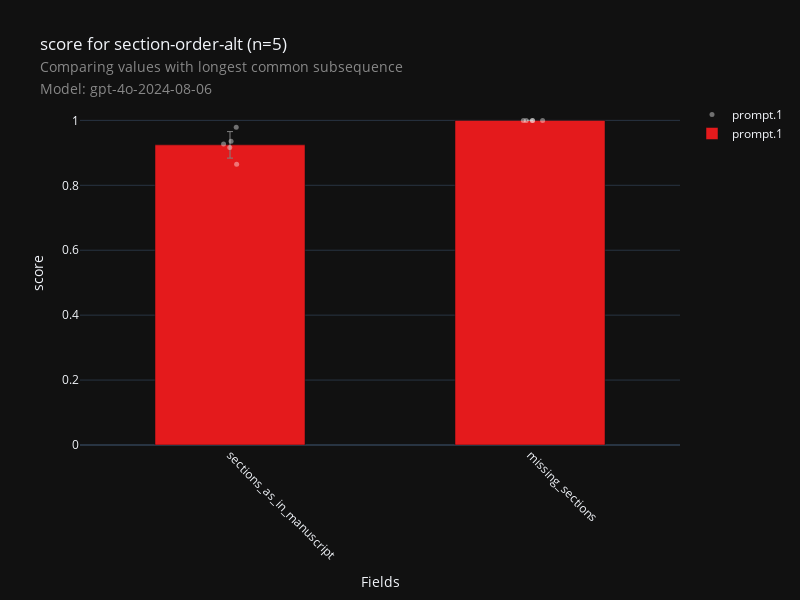

Notebook cell for this chart:
### Code cell
fig, df_data, df_metadata = check_visualization(
    "doc-checklist",
    "section-order-alt",
    metric="longest_common_subsequence",
    score="score",
    model=MODEL,
    aggregation_level=0
)
fig.show()

### Figure 1 — Plotly figure (JSON) as saved in the notebook; plotly's stock layout.template omitted (floating-point values rounded to 4 significant figures)
{"data": [{"hovertext": ["10.1038_embor.2009.217", "10.1038_embor.2009.217", "EMBOJ-2024-119734R", "EMBOJ-2024-119734R", "EMBOR-2025-61250V2", "EMBOR-2025-61250V2", "EMM-2025-21341", "EMM-2025-21341", "EMM-2025-21532", "EMM-2025-21532"], "marker": {"color": "white", "line": {"color": "white", "width": 0}, "opacity": 0.4, "size": 5}, "mode": "markers", "name": "prompt.1", "showlegend": true, "type": "scatter", "x": [-0.02136, 1.042, -0.0007602, 0.9779, 0.02075, 1.008, 0.02215, 1.009, 0.003533, 0.9874], "y": [0.9274, 1.0, 0.9167, 1.0, 0.9785, 1.0, 0.8648, 1.0, 0.9355, 1.0]}, {"error_y": {"array": [0.0, 0.04085], "color": "grey", "thickness": 1, "type": "data", "visible": true, "width": 3}, "hovertext": ["Field: missing_sections<br>1.0: 1.000<br>Prompt: prompt.1", "Field: sections_as_in_manuscript<br>0.9245709471801394: 0.925<br>Prompt: prompt.1"], "marker": {"color": "rgb(228,26,28)"}, "name": "prompt.1", "showlegend": true, "type": "bar", "width": 0.5, "x": [1, 0], "y": [1.0, 0.9246]}], "layout": {"boxmode": "group", "height": 600, "showlegend": true, "title": {"text": "score for section-order-alt (n=5)<br><span style=\"font-size: 0.8em; color: #888;\">Comparing values with longest common subsequence</span><br><span style=\"font-size: 0.8em; color: #888;\">Model: gpt-4o-2024-08-06</span>"}, "width": 800, "xaxis": {"range": [-0.5, 1.5], "tickangle": 45, "ticktext": ["sections_as_in_manuscript", "missing_sections"], "tickvals": [0, 1], "title": {"text": "Fields"}}, "yaxis": {"title": {"text": "score"}}}}
